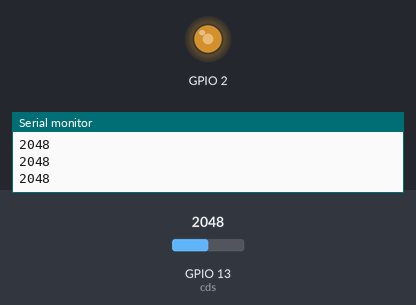
A sketch run on a simulated ESP32. Parts: output pins drawn as LEDs (lit = HIGH), the last lines printed to the serial monitor. The inputs (shaded band) are chosen by the test bench; at power-on: GPIO 13 (cds) = 2048.

Above: at 1.2 s.
1.3 s: GPIO 13 (cds) set to 2866
At 2.1 s:
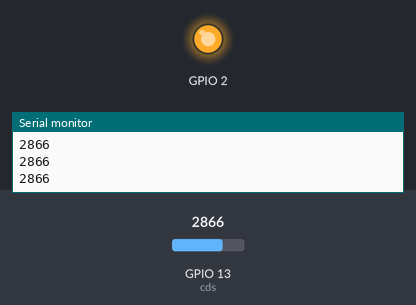
2.8 s: GPIO 13 (cds) set to 1228
At 3.9 s:
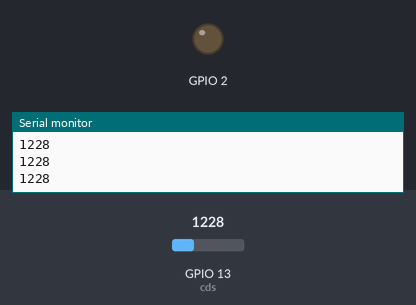
4.3 s: GPIO 13 (cds) set to 2047
At 4.8 s:
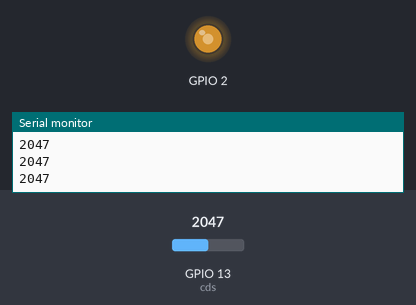
5.8 s: GPIO 13 (cds) set to 491
At 6.8 s:
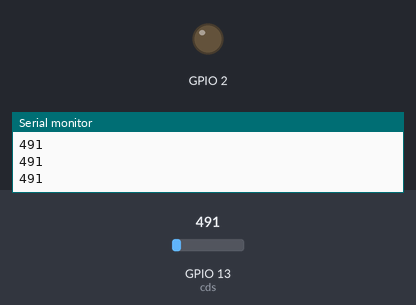
Timing chart, 0 to 8.3 s (numbered marks = the images above; inputs shaded):
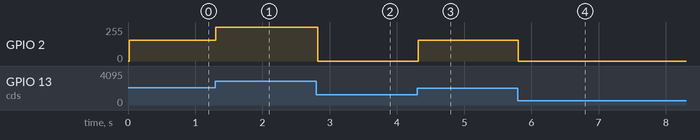

The sketch:

esp32_cds.ino
```cpp
const int cds = 13;
int cdsVal;

void setup() {
        pinMode(2,OUTPUT);
        Serial.begin(9600);
        ledcSetup(2, 5000, 8);
        ledcAttachPin(2,2);
}

void loop() {

        Serial.println(analogRead(cds));
        delay(15);

        cdsVal = map(analogRead(cds),1300,2500,0,255);
        // map(변환 할 값, 현재범위의 하한, 동 범위의 상한, 목표의 하한, 목표의 상한)

        cdsVal = constrain(cdsVal,0,255);

        ledcWrite(2,cdsVal);
        delay(10);
}
```

Measured:
- after the input at 1.3 s, GPIO 2: 157/255 → 255/255 at once
- after the input at 2.8 s, GPIO 2: 255/255 → 0/255 at once
- after the input at 4.3 s, GPIO 2: 0/255 → 157/255 at once
- after the input at 5.8 s, GPIO 2: 157/255 → 0/255 at once
